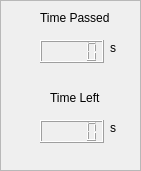
      <widget class="QFrame" name="frame_7">
       <property name="geometry">
        <rect>
         <x>810</x>
         <y>290</y>
         <width>141</width>
         <height>171</height>
        </rect>
       </property>
       <property name="font">
        <font>
         <family>Arial</family>
        </font>
       </property>
       <property name="frameShape">
        <enum>QFrame::StyledPanel</enum>
       </property>
       <property name="frameShadow">
        <enum>QFrame::Raised</enum>
       </property>
       <widget class="QLabel" name="label12_36">
        <property name="geometry">
         <rect>
          <x>40</x>
          <y>10</y>
          <width>81</width>
          <height>16</height>
         </rect>
        </property>
        <property name="font">
         <font>
          <family>Arial</family>
         </font>
        </property>
        <property name="text">
         <string>Time Passed</string>
        </property>
       </widget>
       <widget class="QLabel" name="label12_37">
        <property name="geometry">
         <rect>
          <x>50</x>
          <y>90</y>
          <width>81</width>
          <height>16</height>
         </rect>
        </property>
        <property name="font">
         <font>
          <family>Arial</family>
         </font>
        </property>
        <property name="text">
         <string>Time Left</string>
        </property>
       </widget>
       <widget class="QLCDNumber" name="TimePassed_Tab2">
        <property name="geometry">
         <rect>
          <x>40</x>
          <y>40</y>
          <width>64</width>
          <height>23</height>
         </rect>
        </property>
        <property name="font">
         <font>
          <family>Arial</family>
         </font>
        </property>
       </widget>
       <widget class="QLCDNumber" name="TimeLeft_Tab2">
        <property name="geometry">
         <rect>
          <x>40</x>
          <y>120</y>
          <width>64</width>
          <height>23</height>
         </rect>
        </property>
        <property name="font">
         <font>
          <family>Arial</family>
         </font>
        </property>
       </widget>
       <widget class="QLabel" name="label12_38">
        <property name="geometry">
         <rect>
          <x>110</x>
          <y>40</y>
          <width>16</width>
          <height>16</height>
         </rect>
        </property>
        <property name="font">
         <font>
          <family>Arial</family>
         </font>
        </property>
        <property name="text">
         <string>s</string>
        </property>
       </widget>
       <widget class="QLabel" name="label12_39">
        <property name="geometry">
         <rect>
          <x>110</x>
          <y>120</y>
          <width>16</width>
          <height>16</height>
         </rect>
        </property>
        <property name="font">
         <font>
          <family>Arial</family>
         </font>
        </property>
        <property name="text">
         <string>s</string>
        </property>
       </widget>
      </widget>
